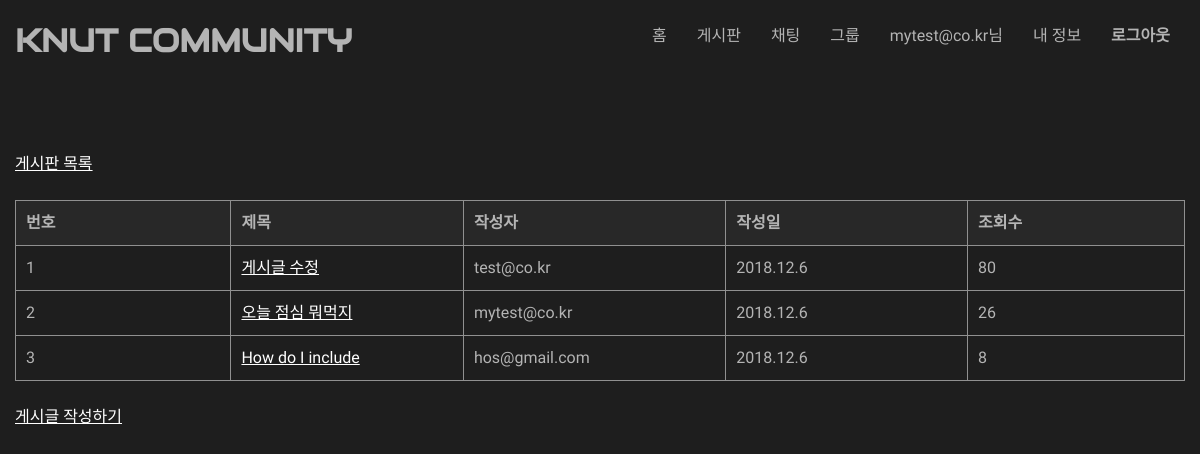
Screenshot of /classapp/board/1/ (signed in) with the database file from the repository.
### classapp/models.py (models this page shows, shortened)
class Student(models.Model):
    email = models.EmailField(unique = True)
    password = models.CharField(max_length = 20)
    number = models.IntegerField()
    def __str__(self):
        return self.email

class Post(models.Model):
    board = models.ForeignKey(Board, on_delete = models.CASCADE)
    title = models.CharField(max_length = 20)
    contents = models.CharField(max_length = 500)
    writer_s = models.ForeignKey(Student, on_delete = models.CASCADE,null=True,blank=True)
    writer_p = models.ForeignKey(Professor, on_delete = models.CASCADE,null=True,blank=True)
    pub_date = models.DateTimeField(default = datetime.now)
    view_count = models.IntegerField(default=0)

### classapp/views.py (the view)
# urls.py: path('board/<int:board_num>/',views.PostListView.as_view(),name='post_list'),  # 게시판 조회
class PostListView(ListView):
	model = models.Post
	def get(self, request, *args, **kwargs):
		if not request.session.get('login',False):
			return render(request, 'classapp/msg.html',{'msg':"권한이 없습니다"})
		board_num = kwargs['board_num']
		object_list = models.Post.objects.filter(board=board_num)
		return render(request, 'classapp/post_list.html', {'object_list':object_list,'board_num':board_num})

### classapp/templates/classapp/post_list.html
{% extends "classapp/base_board.html" %}
{% block content %}
<div class=board>
<table class="table">
    <thread>
    <tr>
        <th>번호</th>
        <th>제목</th>
        <th>작성자</th>
        <th>작성일</th>
        <th>조회수</th>
    </tr>
    </thread>
    <tbody>
    {% for post in object_list %}
    <tr>
        <td>{{post.id}}</td>
        <td><a href="{% url 'classapp:post_view' board_num post.id %}">{{ post.title }}</a></td>
        <td>
            {% if post.writer_s != None %}
                {{ post.writer_s }}
            {% else %}
                {{ post.writer_p }}
            {% endif %}
        </td>
        <td>{{ post.pub_date.year }}.{{ post.pub_date.month }}.{{ post.pub_date.day }}</td>
        <td>{{ post.view_count }}</td>
    </tr>
    {% endfor %}
    </tbody>
</table>
</div>
<br>
<a href="{% url 'classapp:post_write' board_num %}">게시글 작성하기</a>
{% endblock content %}

### classapp/templates/classapp/base.html (shortened to what this page needs)
<!DOCTYPE html>
<html lang="en">
<head>
</head>
<body>
<header>
    <div class="wrapper">
        <h1>KNUT COMMUNITY</h1>
        <nav>
            <ul class="menu">
                <li><a href="{% url 'classapp:home' %}">홈</a></li>
                {% if request.session.login %}
                <li><a href="{% url 'classapp:board_list' %}">게시판</a></li>
                <li><a href="{% url 'classapp:chat_list' %}">채팅</a></li>
                <li><a href="{% url 'classapp:group_list' %}">그룹</a></li>
                <li><a>{{request.session.email}}님</a></li>
                    {% if request.session.user_type != 2 %}
                <li><a href="{% url 'classapp:myinfo' %}">내 정보</a></li>
                    {% endif %}
                <li><a href="{% url 'classapp:logout' %}"><b>로그아웃</b></a></li>
                {% else %}
                <li><a href="{% url 'classapp:register_select' %}">회원가입</a></li>
                <li><a href="{% url 'classapp:login' %}"><b>로그인</b></a></li>
                {% endif %}
            </ul>
        </nav>
    </div>
</header>
<br><br><br>
    <div id="sidebar">
        {% block sidebar %}{% endblock %}
    </div>
<br>
    <div id="content">
        {% block content %}{% endblock %}
    </div>
<br>
</body>
</html>

### classapp/templates/classapp/base.html (style rules this page uses)
header { height: 80px; background-color: #1E1E1E; font-family: 'Audiowide', cursive; }
h1 { color: rgb(180, 180, 180); line-height: 40px; float: left; }
.menu { float:right;font-family: 'Nanum Gothic', serif; }
.menu li { float:left;list-style:none; }
.menu a { text-decoration:none;line-height: 40px; color: rgb(180, 180, 180); padding: 0 15px; display: block; }
.wrapper { width:1170px;margin:0 auto; }
body a { color: white; }
body { width:1170px; margin:0 auto; background-color:#1E1E1E; color: rgb(180, 180, 180); font-family: 'Nanum Gothic', serif; line-height:1.5em }
.board table { border-collapse: collapse; text-align: left; line-height: 1.5; margin : auto; }
.board table th { background-color:rgb(40,40,40); width: 150px; padding: 10px; font-weight: bold; vertical-align: top; border: 1px solid #909090; }
.board table td { width: 350px; padding: 10px; vertical-align: top; border: 1px solid #909090; }

### rows the page displays
Student: session.email "mytest@co.kr"
Post: id "1", title "게시글 수정", writer_s "test@co.kr", pub_date.year "2018", pub_date.month "12", pub_date.day "6", view_count "80"
Post: id "2", title "오늘 점심 뭐먹지", writer_s "mytest@co.kr", pub_date.year "2018", pub_date.month "12", pub_date.day "6", view_count "26"
Post: id "3", title "How do I include", writer_s "hos@gmail.com", pub_date.year "2018", pub_date.month "12", pub_date.day "6", view_count "8"
